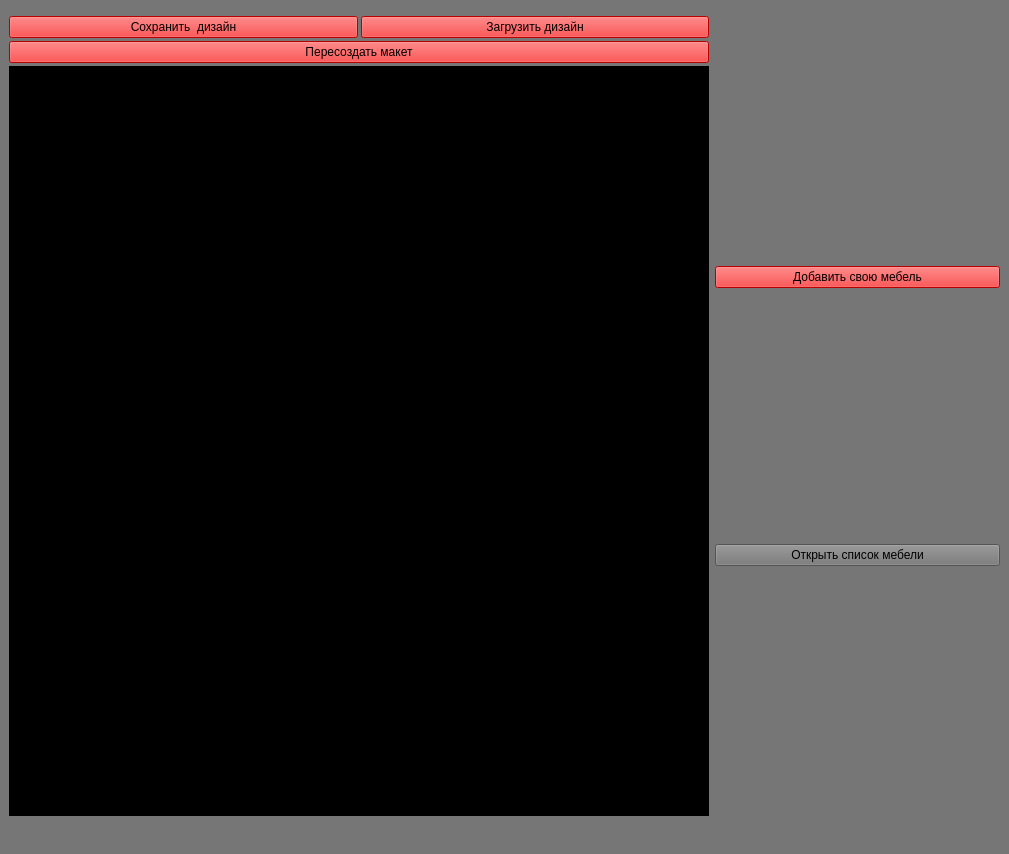
<?xml version="1.0" encoding="UTF-8"?>
<ui version="4.0">
 <class>MainWindow</class>
 <widget class="QMainWindow" name="MainWindow">
  <property name="geometry">
   <rect>
    <x>0</x>
    <y>0</y>
    <width>1009</width>
    <height>854</height>
   </rect>
  </property>
  <property name="maximumSize">
   <size>
    <width>1009</width>
    <height>854</height>
   </size>
  </property>
  <property name="windowTitle">
   <string>MainWindow</string>
  </property>
  <property name="styleSheet">
   <string notr="true">background: rgb(118, 118, 118)</string>
  </property>
  <widget class="QWidget" name="centralwidget">
   <layout class="QGridLayout" name="gridLayout">
    <item row="0" column="0">
     <layout class="QHBoxLayout" name="horizontalLayout">
      <property name="spacing">
       <number>3</number>
      </property>
      <item>
       <layout class="QVBoxLayout" name="verticalLayout_2">
        <item>
         <layout class="QVBoxLayout" name="verticalLayout">
          <item>
           <layout class="QHBoxLayout" name="save_load_horisontal_box">
            <item>
             <widget class="QPushButton" name="save_button">
              <property name="styleSheet">
               <string notr="true">QPushButton {
  background: rgb(255, 0, 0);
}

QPushButton:pressed{
  background: rgb(38, 132, 255)
}</string>
              </property>
              <property name="text">
               <string>Сохранить  дизайн</string>
              </property>
             </widget>
            </item>
            <item>
             <widget class="QPushButton" name="load_button">
              <property name="styleSheet">
               <string notr="true">QPushButton {
  background: rgb(255, 0, 0);
}

QPushButton:pressed{
  background: rgb(38, 132, 255)
}</string>
              </property>
              <property name="text">
               <string>Загрузить дизайн</string>
              </property>
             </widget>
            </item>
           </layout>
          </item>
          <item>
           <widget class="QPushButton" name="change_make">
            <property name="styleSheet">
             <string notr="true">QPushButton {
  background: rgb(255, 0, 0);
}

QPushButton:pressed{
  background: rgb(38, 132, 255)
}</string>
            </property>
            <property name="text">
             <string>Пересоздать макет</string>
            </property>
           </widget>
          </item>
          <item>
           <widget class="QLabel" name="main_plan">
            <property name="sizePolicy">
             <sizepolicy hsizetype="Preferred" vsizetype="Fixed">
              <horstretch>0</horstretch>
              <verstretch>0</verstretch>
             </sizepolicy>
            </property>
            <property name="minimumSize">
             <size>
              <width>700</width>
              <height>750</height>
             </size>
            </property>
            <property name="styleSheet">
             <string notr="true">background: rgb(0, 0, 0)</string>
            </property>
            <property name="text">
             <string/>
            </property>
           </widget>
          </item>
         </layout>
        </item>
       </layout>
      </item>
     </layout>
    </item>
    <item row="0" column="1">
     <layout class="QVBoxLayout" name="verticalLayout_3">
      <item>
       <widget class="QPushButton" name="add_furniture">
        <property name="sizePolicy">
         <sizepolicy hsizetype="Minimum" vsizetype="Fixed">
          <horstretch>0</horstretch>
          <verstretch>0</verstretch>
         </sizepolicy>
        </property>
        <property name="minimumSize">
         <size>
          <width>280</width>
          <height>0</height>
         </size>
        </property>
        <property name="styleSheet">
         <string notr="true">QPushButton {
  background: rgb(255, 0, 0);
}

QPushButton:pressed{
  background: rgb(255, 255, 0);
}</string>
        </property>
        <property name="text">
         <string>Добавить свою мебель</string>
        </property>
       </widget>
      </item>
      <item>
       <widget class="QPushButton" name="ListFurnButton">
        <property name="text">
         <string>Открыть список мебели</string>
        </property>
       </widget>
      </item>
     </layout>
    </item>
   </layout>
  </widget>
  <widget class="QMenuBar" name="menubar">
   <property name="geometry">
    <rect>
     <x>0</x>
     <y>0</y>
     <width>1009</width>
     <height>26</height>
    </rect>
   </property>
  </widget>
  <widget class="QStatusBar" name="statusbar"/>
 </widget>
 <resources/>
 <connections/>
</ui>
